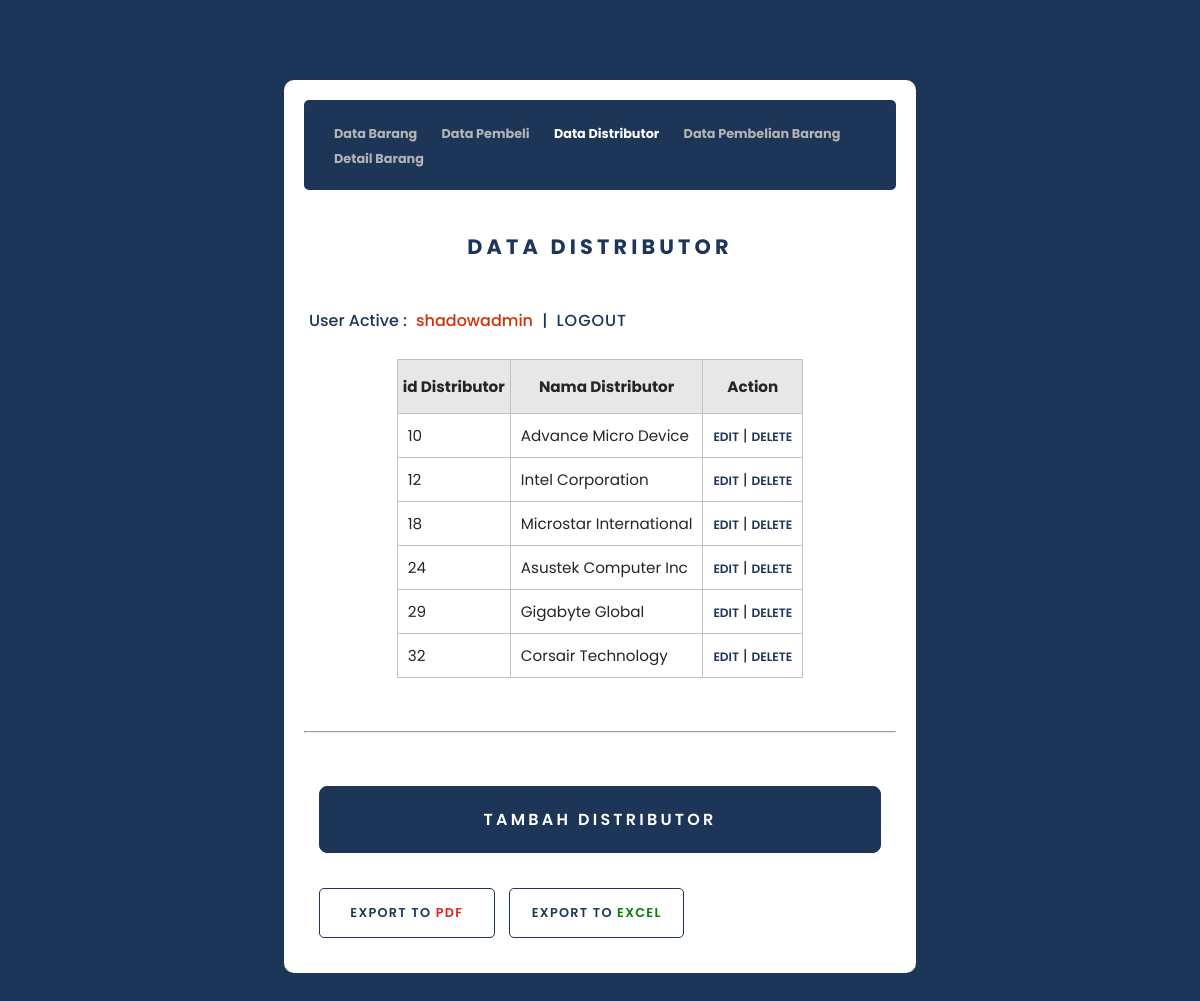
The page /uas_basisdata/admin/datadistributor.php (signed in) on the database its author committed.
### tables this page shows
CREATE TABLE `data_distributor` (
  `id_distributor` int(5) NOT NULL AUTO_INCREMENT,
  `nama_distributor` varchar(25) NOT NULL,
  PRIMARY KEY (`id_distributor`)
);

### uas_basisdata/admin/datadistributor.php (the view, shortened to what this page needs)
<?php
include "../koneksi.php";
$datadistributor = "SELECT * FROM `data_distributor` ORDER BY `data_distributor`.`id_distributor` ASC ";
$printc = mysqli_query($conn, $datadistributor);
?>
<!DOCTYPE html>
<html lang="en">
<head>
    <link rel="stylesheet" href="../css/style.css" type="text/css">
</head>
<body>
    <div class="containers">
        <nav>
            <a href="databarang.php">Data Barang</a>
            <a href="datapembeli.php">Data Pembeli</a>
            <a href="datadistributor.php" class="active">Data Distributor</a>
            <a href="datapembelianbarang.php">Data Pembelian Barang</a>
            <a href="detailbarang.php">Detail Barang</a>
        </nav>
        <div id="datadistributor">
            <header>
                <h3>DATA DISTRIBUTOR</h3>
                <h4>User Active :
                    <span class="user_login">
                        <?php echo $_SESSION['username']; ?>
                    </span>|
                    <a class="link" href="../logout.php">Logout</a>
                </h4>
            </header>
            <div class="main">
                <table>
                    <tr>
                        <th>id Distributor</th>
                        <th>Nama Distributor</th>
                        <th>Action</th>
                    </tr>
                <?php while($c = mysqli_fetch_array($printc)): ?>
                    <tr>
                        <td><?= $c['id_distributor'];?></td>
                        <td><?= $c['nama_distributor'];?></td>
                        <td>
                            <a class="edit" href="update/updatepage_distributor.php?id=<?php echo $c['id_distributor']; ?>">EDIT</a> |
                            <a class="delete" href="delete/deletedistributor.php?id=<?php echo $c['id_distributor']; ?>">DELETE</a>
                        </td>
                    </tr>
                <?php endwhile;?>
                </table>
                <br><hr><br>
                <a class="button" href="input/inputpage_distributor.php">Tambah Distributor</a>
                <div class="exportnav">
                    <a class="exportbutton" href="#databarang">Export to <span style="color:#e41d1d">PDF</span></a>
                    <a class="exportbutton" href="print.php" target="_blank">Export to <span style="color:green">EXCEL</span></a>
                </div>
            </div>
        </div>
    </div>
</body>
</html>

### uas_basisdata/css/style.css (style rules this page uses)
body { font-family: 'poppins'; background-color: #1d3557;; color: #fff; }
table { border-collapse: collapse; margin: 20px 0px; color:rgb(37, 37, 37); font-size: 0.95em; margin-left: auto; margin-right: auto; }
td { border: 1px solid #c1c1c1; padding: 10px; }
th { border: 1px solid #c1c1c1; padding: 15px 5px; background-color: #e7e7e7; }
.edit , .delete { text-decoration: none; font-size: 0.8em; color:#1d3557; text-transform: uppercase; font-weight: 600; }
.button { text-decoration: none; font-size: 1em; color:#fff; text-transform: uppercase; font-weight: 600; text-align: center; border: 1px solid #1d3557; padding: 20px; display: flex; justify-content: center; margin : 20px 15px; background-color: #1d3557; border-radius: 8px; cursor: pointer; letter-spacing: 0.2em; }
.containers { width: 50%; margin: 5em auto; background-color: #fff; padding: 20px; border-radius: 10px; }
.containers h3 { text-align: center; color: #1d3557; font-weight: 700; font-size: 1.3em; padding: 20px; letter-spacing: .2em; }
h4 { color: #1d3557; font-weight: 500; padding: 5px; }
.user_login { color: #d33007; font-weight: 500; padding: 5px; }
nav { display: block; background-color: #1d3557; padding: 20px; border-radius: 5px; }
nav a { padding: 20px 10px; color:#b4b4b4; font-size: .8em; text-decoration: none; font-weight: bold; transition: 0.5s; }
nav a.active, nav a:hover { color: #fff; }
.link { color: #1d3557; text-decoration: none; transition: 0.3s; text-transform: uppercase; font-weight: 500; letter-spacing: 1px; margin-left: 5px; }
.exportnav { display: inline; background-color: #fff; margin: 10px; }
.exportnav a { display: inline-block; }
.exportbutton { text-decoration: none; font-size: .8em; color:#1d3557; text-transform: uppercase; font-weight: 600; border: 1px solid #1d3557; padding: 15px 10px; margin: 15px 5px; background-color: #fff; border-radius: 5px; cursor: pointer; letter-spacing: 0.1em; transition: 0.5s; width: 12em; text-align: center; }

### rows shown on the page
data_distributor: id_distributor "10", nama_distributor "Advance Micro Device"
data_distributor: id_distributor "12", nama_distributor "Intel Corporation"
data_distributor: id_distributor "18", nama_distributor "Microstar International"
data_distributor: id_distributor "24", nama_distributor "Asustek Computer Inc"
data_distributor: id_distributor "29", nama_distributor "Gigabyte Global"
data_distributor: id_distributor "32", nama_distributor "Corsair Technology"

### other values the page prints
$_SESSION['username'] "shadowadmin"
